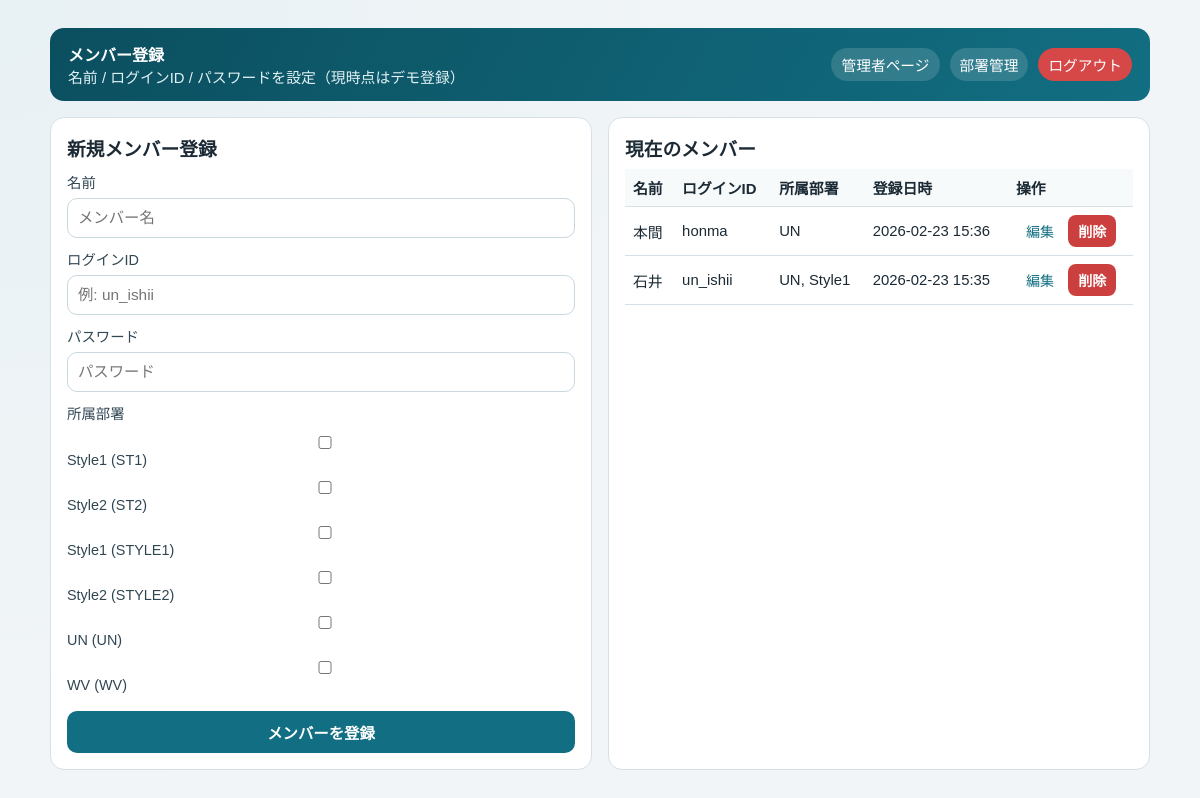
The app's page /dashboard/members/, older data.
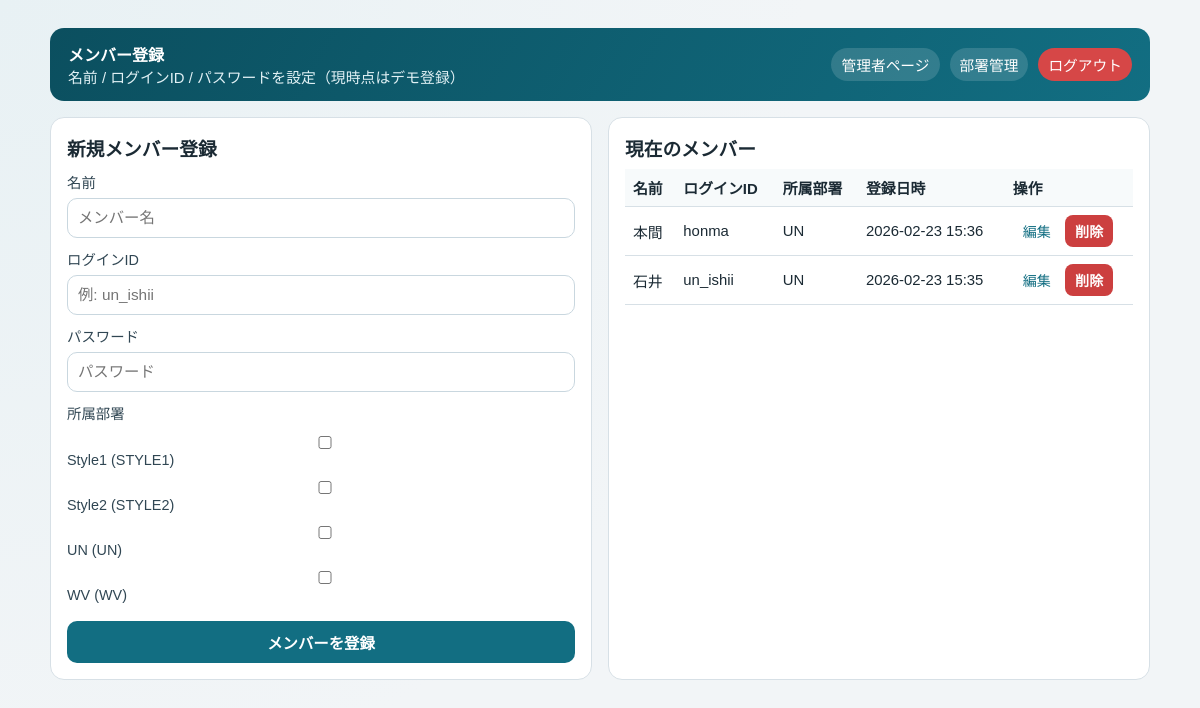
The same page, newer data.
### apps/accounts/models.py (models this page shows, shortened)
class Member(models.Model):
    name = models.CharField(max_length=64)
    login_id = models.CharField(max_length=64, unique=True)
    password = models.CharField(max_length=128)
    created_at = models.DateTimeField(auto_now_add=True)
    class Meta:
        ordering = ["-created_at"]

class MemberDepartment(models.Model):
    member = models.ForeignKey(
        Member,
        on_delete=models.CASCADE,
        related_name="department_links",
    )
    department = models.ForeignKey(
        Department,
        on_delete=models.CASCADE,
        related_name="member_links",
    )
    created_at = models.DateTimeField(auto_now_add=True)
    class Meta:
        unique_together = ("member", "department")

class Department(models.Model):
    code = models.CharField(max_length=32, unique=True)
    name = models.CharField(max_length=64)
    default_reporter = models.ForeignKey(
        "Member",
        on_delete=models.SET_NULL,
        null=True,
        blank=True,
        related_name="default_department_links",
    )
    is_active = models.BooleanField(default=True)
    created_at = models.DateTimeField(auto_now_add=True)
    class Meta:
        ordering = ["code"]
    def __str__(self) -> str:
        return f"{self.name} ({self.code})"

### apps/dashboard/views.py (the view)
# urls.py: path("members/", member_settings, name="member_settings"),
def member_settings(request: HttpRequest) -> HttpResponse:
    status_message = None
    edit_member = None
    edit_id = request.GET.get("edit")
    if edit_id and edit_id.isdigit():
        edit_member = Member.objects.filter(id=int(edit_id)).first()
    if request.method == "POST":
        edit_member_id = request.POST.get("edit_member_id")
        form = _member_form(data=request.POST)
        if form.is_valid():
            login_id = form.cleaned_data["login_id"].strip().lower()
            departments = form.cleaned_data["departments"]
            input_password = form.cleaned_data["password"]
            duplicate_query = Member.objects.filter(login_id=login_id)
            if edit_member_id and edit_member_id.isdigit():
                duplicate_query = duplicate_query.exclude(id=int(edit_member_id))
            if duplicate_query.exists():
                form.add_error("login_id", "このログインIDは既に使われています。")
            else:
                if edit_member_id and edit_member_id.isdigit():
                    member = get_object_or_404(Member, id=int(edit_member_id))
                    member.name = form.cleaned_data["name"].strip()
                    member.login_id = login_id
                    update_fields = ["name", "login_id"]
                    if input_password:
                        member.password = input_password
                        update_fields.append("password")
                    member.save(update_fields=update_fields)
                    status_message = f"{member.name}（{member.login_id}）を更新しました。"
                else:
                    if not input_password:
                        form.add_error("password", "新規登録時はパスワードが必須です。")
                        members = Member.objects.prefetch_related("department_links")
                        return render(
                            request,
                            "dashboard/member_settings.html",
                            {
                                "form": form,
                                "members": members,
                                "edit_member": edit_member,
                                "status_message": status_message,
                            },
                        )
                    member = Member.objects.create(
                        name=form.cleaned_data["name"].strip(),
                        login_id=login_id,
                        password=input_password,
                    )
                    status_message = f"{member.name}（{member.login_id}）を登録しました。"
                MemberDepartment.objects.filter(member=member).exclude(department__in=departments).delete()
                existing_departments = set(
                    MemberDepartment.objects.filter(member=member).values_list("department_id", flat=True)
                )
                for dept in departments:
                    if dept.id not in existing_departments:
                        MemberDepartment.objects.create(member=member, department=dept)
                form = _member_form()
                edit_member = None
    else:
        if edit_member:
            form = _member_form(
                initial={
                    "name": edit_member.name,
                    "login_id": edit_member.login_id,
                    "departments": list(edit_member.department_links.values_list("department_id", flat=True)),
                }
            )
        else:
            form = _member_form()
    members = Member.objects.prefetch_related("department_links")
    return render(
        request,
        "dashboard/member_settings.html",
        {
            "form": form,
            "members": members,
            "edit_member": edit_member,
            "status_message": status_message,
        },
    )

### apps/dashboard/forms.py
class MemberRegistrationForm(forms.Form):
    name = forms.CharField(
        label="名前",
        max_length=64,
        widget=forms.TextInput(attrs={"placeholder": "メンバー名"}),
    )
    login_id = forms.CharField(
        label="ログインID",
        max_length=64,
        widget=forms.TextInput(attrs={"placeholder": "例: un_ishii"}),
    )
    password = forms.CharField(
        label="パスワード",
        max_length=128,
        required=False,
        widget=forms.PasswordInput(attrs={"placeholder": "パスワード"}),
    )
    departments = forms.ModelMultipleChoiceField(
        label="所属部署",
        required=False,
        queryset=Department.objects.none(),
        widget=forms.CheckboxSelectMultiple,
    )

### apps/dashboard/views.py (called while the page is built)
def _member_form(*, data=None, initial=None) -> MemberRegistrationForm:
    form = MemberRegistrationForm(data=data, initial=initial)
    form.fields["departments"].queryset = Department.objects.filter(is_active=True)
    return form

### apps/dashboard/templates/dashboard/member_settings.html (shortened to what this page needs)
{% extends "base.html" %}
{% block content %}
<div class="container">
  <header class="topbar">
    <div>
      <strong>メンバー登録</strong>
      <div class="muted" style="color: #e1f1f5;">名前 / ログインID / パスワードを設定（現時点はデモ登録）</div>
    </div>
    <nav>
      <a href="{% url 'dashboard_index' %}">管理者ページ</a>
      <a href="{% url 'department_settings' %}">部署管理</a>
      <a href="{% url 'home' %}" class="logout-link">ログアウト</a>
    </nav>
  </header>
  <section class="grid grid-2" style="margin-top: 16px;">
    <article class="card">
      <h3>{% if edit_member %}メンバー編集{% else %}新規メンバー登録{% endif %}</h3>
      <form method="post">
        <label for="id_name">{{ form.name.label }}</label>
        {{ form.name }}
        <label for="id_login_id">{{ form.login_id.label }}</label>
        {{ form.login_id }}
        <label for="id_password">{{ form.password.label }}</label>
        {{ form.password }}
        <label>{{ form.departments.label }}</label>
        {{ form.departments }}
        <button type="submit" style="margin-top: 12px;">
          {% if edit_member %}メンバーを更新{% else %}メンバーを登録{% endif %}
        </button>
      </form>
    </article>
    <article class="card">
      <h3>現在のメンバー</h3>
      {% if members %}
      <table>
        <thead>
          <tr><th>名前</th><th>ログインID</th><th>所属部署</th><th>登録日時</th><th>操作</th></tr>
        </thead>
        <tbody>
          {% for member in members %}
          <tr>
            <td>{{ member.name }}</td>
            <td>{{ member.login_id }}</td>
            <td>
              {% for link in member.department_links.all %}
                {{ link.department.name }}{% if not forloop.last %}, {% endif %}
              {% empty %}
                -
              {% endfor %}
            </td>
            <td>{{ member.created_at|date:"Y-m-d H:i" }}</td>
            <td>
              <a class="btn-inline" href="{% url 'member_settings' %}?edit={{ member.id }}">編集</a>
              <form method="post" action="{% url 'member_delete' member.id %}" style="display:inline;" onsubmit="return confirm('このメンバーを削除します。よろしいですか？');">
                <button class="btn-inline btn-danger" type="submit">削除</button>
              </form>
            </td>
          </tr>
          {% endfor %}
        </tbody>
      </table>
      {% else %}
      <p class="muted">まだメンバーは登録されていません。</p>
      {% endif %}
    </article>
  </section>
</div>
{% endblock %}

Row changes from the older to the newer data that the page shows:
removed MemberDepartment: department.name "Style1", shown under Member "石井"
shown differently, row unchanged: MemberDepartment (number 2 of 2 on the later page): no longer shows ","
Text that changed along with them:
form field departments: "☐ ☐ ☐ ☐ ☐ ☐" → "☐ ☐ ☐ ☐"
text no longer shown: "Style1 (ST1) Style2 (ST2) Style1 (STYLE1) Style2 (STYLE2) UN (UN) WV (WV)"
text now shown: "Style1 (STYLE1) Style2 (STYLE2) UN (UN) WV (WV)"
